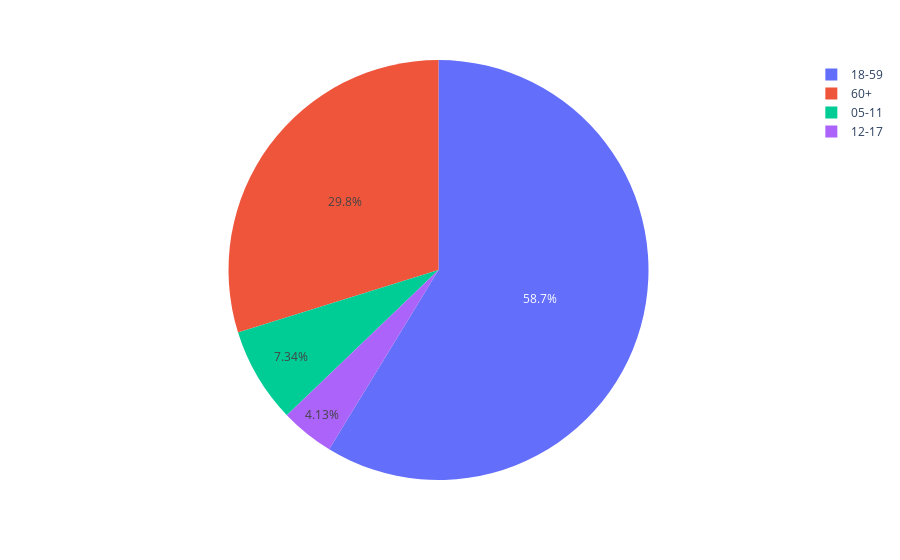

The code cell stored with this chart in its notebook:
### Markdown cell above
### Verteilung nach Altersgruppen

### Code cell
day = df.where(df['Impfdatum'] == datum).dropna()

fig = px.pie(day, values='Anzahl', names='Altersgruppe')
fig.show()

### Figure 1 — Plotly figure (JSON) as saved in the notebook; plotly's stock layout.template omitted (floating-point values rounded to 4 significant figures)
{"data": [{"domain": {"x": [0, 1], "y": [0, 1]}, "hovertemplate": "Altersgruppe=%{label}<br>Anzahl=%{value}<extra></extra>", "labels": ["18-59", "05-11", "18-59", "60+", "12-17", "18-59", "60+"], "legendgroup": "", "name": "", "showlegend": true, "type": "pie", "values": [5, 16, 26, 10, 9, 97, 55]}], "layout": {"legend": {"tracegroupgap": 0}, "margin": {"t": 60}}}
